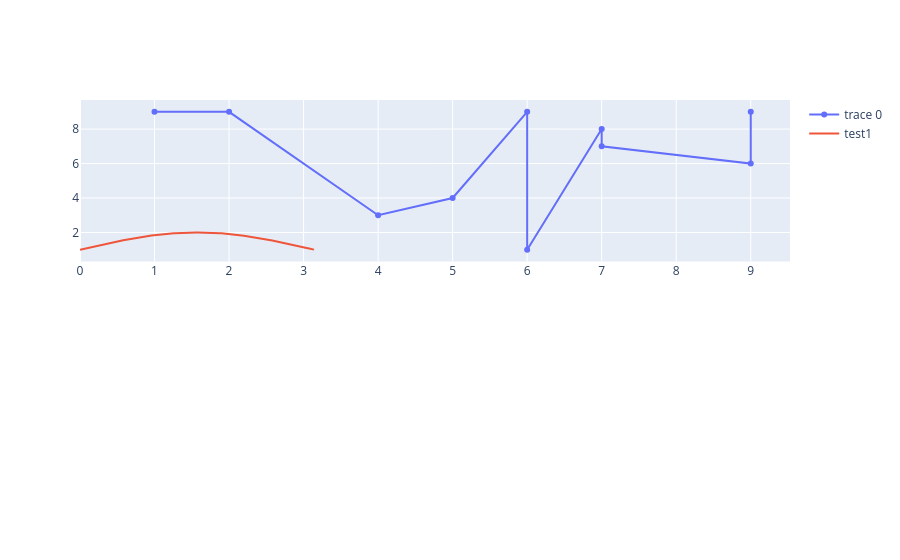

The notebook cell this image was saved under:
### Code cell
fig.data[1].name='test1'

### Figure 1 — Plotly figure (JSON) as saved in the notebook; plotly's stock layout.template omitted (floating-point values rounded to 4 significant figures; data arrays with more than 128 entries replaced by an {"elided": "..."} marker saying what was removed)
{"data": [{"type": "scatter", "x": [1, 2, 4, 5, 6, 6, 7, 7, 9, 9], "xaxis": "x", "y": [9, 9, 3, 4, 9, 1, 8, 7, 6, 9], "yaxis": "y"}, {"name": "test1", "type": "scatter", "x": {"elided": "158 float values"}, "xaxis": "x", "y": {"elided": "158 float values"}, "yaxis": "y"}], "layout": {"xaxis": {"anchor": "y", "domain": [0, 1]}, "xaxis2": {"anchor": "y2", "domain": [0, 1]}, "yaxis": {"anchor": "x", "domain": [0.575, 1]}, "yaxis2": {"anchor": "x2", "domain": [0, 0.425]}}}
